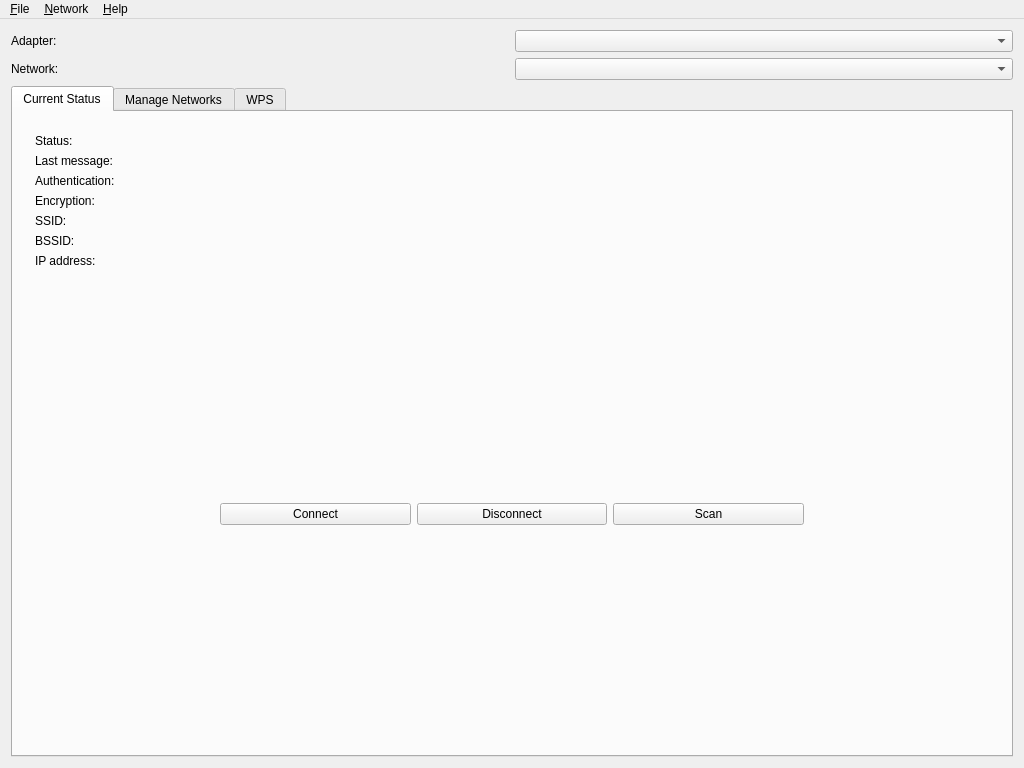
<?xml version="1.0" encoding="UTF-8"?>
<ui version="4.0">
 <class>WpaGui</class>
 <widget class="QMainWindow" name="WpaGui">
  <property name="geometry">
   <rect>
    <x>0</x>
    <y>0</y>
    <width>1024</width>
    <height>768</height>
   </rect>
  </property>
  <property name="windowTitle">
   <string>wpa_gui</string>
  </property>
  <property name="windowIcon">
   <iconset resource="icons.qrc">
    <normaloff>:/icons/wpa_gui.svg</normaloff>:/icons/wpa_gui.svg</iconset>
  </property>
  <widget class="QWidget" name="widget">
   <layout class="QGridLayout">
    <item row="0" column="0">
     <widget class="QLabel" name="adapterLabel">
      <property name="text">
       <string>Adapter:</string>
      </property>
     </widget>
    </item>
    <item row="0" column="1">
     <widget class="QComboBox" name="adapterSelect"/>
    </item>
    <item row="1" column="0">
     <widget class="QLabel" name="networkLabel">
      <property name="text">
       <string>Network:</string>
      </property>
     </widget>
    </item>
    <item row="1" column="1">
     <widget class="QComboBox" name="networkSelect"/>
    </item>
    <item row="2" column="0" colspan="2">
     <widget class="QTabWidget" name="wpaguiTab">
      <property name="currentIndex">
       <number>0</number>
      </property>
      <widget class="QWidget" name="statusTab">
       <attribute name="title">
        <string>Current Status</string>
       </attribute>
       <layout class="QGridLayout">
        <item row="0" column="0" colspan="5">
         <widget class="QFrame" name="frame3">
          <property name="frameShape">
           <enum>QFrame::NoFrame</enum>
          </property>
          <property name="frameShadow">
           <enum>QFrame::Plain</enum>
          </property>
          <layout class="QGridLayout">
           <item row="0" column="0">
            <widget class="QLabel" name="statusLabel">
             <property name="text">
              <string>Status:</string>
             </property>
            </widget>
           </item>
           <item row="1" column="0">
            <widget class="QLabel" name="lastMessageLabel">
             <property name="text">
              <string>Last message:</string>
             </property>
            </widget>
           </item>
           <item row="2" column="0">
            <widget class="QLabel" name="authenticationLabel">
             <property name="text">
              <string>Authentication:</string>
             </property>
            </widget>
           </item>
           <item row="3" column="0">
            <widget class="QLabel" name="encryptionLabel">
             <property name="text">
              <string>Encryption:</string>
             </property>
            </widget>
           </item>
           <item row="4" column="0">
            <widget class="QLabel" name="ssidLabel">
             <property name="text">
              <string>SSID:</string>
             </property>
            </widget>
           </item>
           <item row="5" column="0">
            <widget class="QLabel" name="bssidLabel">
             <property name="text">
              <string>BSSID:</string>
             </property>
            </widget>
           </item>
           <item row="6" column="0">
            <widget class="QLabel" name="ipAddressLabel">
             <property name="text">
              <string>IP address:</string>
             </property>
            </widget>
           </item>
           <item row="0" column="1">
            <widget class="QLabel" name="textStatus">
             <property name="text">
              <string/>
             </property>
            </widget>
           </item>
           <item row="1" column="1" colspan="3">
            <widget class="QLabel" name="textLastMessage">
             <property name="text">
              <string/>
             </property>
            </widget>
           </item>
           <item row="2" column="1">
            <widget class="QLabel" name="textAuthentication">
             <property name="text">
              <string/>
             </property>
            </widget>
           </item>
           <item row="3" column="1">
            <widget class="QLabel" name="textEncryption">
             <property name="text">
              <string/>
             </property>
            </widget>
           </item>
           <item row="4" column="1">
            <widget class="QLabel" name="textSsid">
             <property name="text">
              <string/>
             </property>
            </widget>
           </item>
           <item row="5" column="1">
            <widget class="QLabel" name="textBssid">
             <property name="text">
              <string/>
             </property>
            </widget>
           </item>
           <item row="6" column="1">
            <widget class="QLabel" name="textIpAddress">
             <property name="text">
              <string/>
             </property>
            </widget>
           </item>
          </layout>
         </widget>
        </item>
        <item row="1" column="0">
         <spacer>
          <property name="orientation">
           <enum>Qt::Vertical</enum>
          </property>
          <property name="sizeHint" stdset="0">
           <size>
            <width>20</width>
            <height>40</height>
           </size>
          </property>
         </spacer>
        </item>
        <item row="1" column="1">
         <widget class="QPushButton" name="connectButton">
          <property name="text">
           <string>Connect</string>
          </property>
         </widget>
        </item>
        <item row="1" column="2">
         <widget class="QPushButton" name="disconnectButton">
          <property name="text">
           <string>Disconnect</string>
          </property>
         </widget>
        </item>
        <item row="1" column="3">
         <widget class="QPushButton" name="scanButton">
          <property name="text">
           <string>Scan</string>
          </property>
         </widget>
        </item>
        <item row="1" column="4">
         <spacer>
          <property name="orientation">
           <enum>Qt::Vertical</enum>
          </property>
          <property name="sizeHint" stdset="0">
           <size>
            <width>20</width>
            <height>40</height>
           </size>
          </property>
         </spacer>
        </item>
       </layout>
      </widget>
      <widget class="QWidget" name="networkconfigTab">
       <attribute name="title">
        <string>Manage Networks</string>
       </attribute>
       <layout class="QGridLayout">
        <item row="0" column="0" colspan="5">
         <widget class="QListWidget" name="networkList">
          <property name="selectionRectVisible">
           <bool>true</bool>
          </property>
         </widget>
        </item>
        <item row="1" column="0" rowspan="2">
         <spacer>
          <property name="orientation">
           <enum>Qt::Vertical</enum>
          </property>
          <property name="sizeHint" stdset="0">
           <size>
            <width>20</width>
            <height>61</height>
           </size>
          </property>
         </spacer>
        </item>
        <item row="1" column="1">
         <widget class="QRadioButton" name="enableRadioButton">
          <property name="text">
           <string>Enabled</string>
          </property>
         </widget>
        </item>
        <item row="1" column="2">
         <widget class="QPushButton" name="editNetworkButton">
          <property name="text">
           <string>Edit</string>
          </property>
         </widget>
        </item>
        <item row="1" column="3">
         <widget class="QPushButton" name="removeNetworkButton">
          <property name="text">
           <string>Remove</string>
          </property>
         </widget>
        </item>
        <item row="1" column="4" rowspan="2">
         <spacer>
          <property name="orientation">
           <enum>Qt::Vertical</enum>
          </property>
          <property name="sizeHint" stdset="0">
           <size>
            <width>20</width>
            <height>61</height>
           </size>
          </property>
         </spacer>
        </item>
        <item row="2" column="1">
         <widget class="QRadioButton" name="disableRadioButton">
          <property name="text">
           <string>Disabled</string>
          </property>
         </widget>
        </item>
        <item row="2" column="2">
         <widget class="QPushButton" name="addNetworkButton">
          <property name="text">
           <string>Add</string>
          </property>
         </widget>
        </item>
        <item row="2" column="3">
         <widget class="QPushButton" name="scanNetworkButton">
          <property name="text">
           <string>Scan</string>
          </property>
         </widget>
        </item>
       </layout>
      </widget>
      <widget class="QWidget" name="wpsTab">
       <attribute name="title">
        <string>WPS</string>
       </attribute>
       <layout class="QGridLayout" name="wpsGridLayout">
        <item row="0" column="0">
         <widget class="QLabel" name="label_2">
          <property name="text">
           <string>Status:</string>
          </property>
         </widget>
        </item>
        <item row="0" column="1" colspan="3">
         <widget class="QLabel" name="wpsStatusText">
          <property name="text">
           <string/>
          </property>
         </widget>
        </item>
        <item row="1" column="0" colspan="2">
         <widget class="QPushButton" name="wpsPbcButton">
          <property name="text">
           <string>PBC - push button</string>
          </property>
         </widget>
        </item>
        <item row="2" column="0" colspan="2">
         <widget class="QPushButton" name="wpsPinButton">
          <property name="text">
           <string>Generate PIN</string>
          </property>
         </widget>
        </item>
        <item row="2" column="2">
         <widget class="QLabel" name="label">
          <property name="text">
           <string>PIN:</string>
          </property>
         </widget>
        </item>
        <item row="2" column="3">
         <widget class="QLineEdit" name="wpsPinEdit">
          <property name="enabled">
           <bool>false</bool>
          </property>
          <property name="readOnly">
           <bool>true</bool>
          </property>
         </widget>
        </item>
        <item row="3" column="0" colspan="2">
         <widget class="QPushButton" name="wpsApPinButton">
          <property name="enabled">
           <bool>false</bool>
          </property>
          <property name="text">
           <string>Use AP PIN</string>
          </property>
         </widget>
        </item>
        <item row="3" column="2">
         <widget class="QLabel" name="label_3">
          <property name="text">
           <string>AP PIN:</string>
          </property>
         </widget>
        </item>
        <item row="3" column="3">
         <widget class="QLineEdit" name="wpsApPinEdit">
          <property name="enabled">
           <bool>false</bool>
          </property>
         </widget>
        </item>
        <item row="4" column="0" colspan="4">
         <widget class="QTextEdit" name="wpsInstructions">
          <property name="readOnly">
           <bool>true</bool>
          </property>
         </widget>
        </item>
       </layout>
      </widget>
     </widget>
    </item>
   </layout>
  </widget>
  <widget class="QMenuBar" name="MenuBar">
   <property name="geometry">
    <rect>
     <x>0</x>
     <y>0</y>
     <width>1024</width>
     <height>23</height>
    </rect>
   </property>
   <widget class="QMenu" name="fileMenu">
    <property name="title">
     <string>&amp;File</string>
    </property>
    <addaction name="fileEventHistoryAction"/>
    <addaction name="fileSaveConfigAction"/>
    <addaction name="actionWPS"/>
    <addaction name="actionPeers"/>
    <addaction name="separator"/>
    <addaction name="fileExitAction"/>
   </widget>
   <widget class="QMenu" name="networkMenu">
    <property name="title">
     <string>&amp;Network</string>
    </property>
    <addaction name="networkAddAction"/>
    <addaction name="networkEditAction"/>
    <addaction name="networkRemoveAction"/>
    <addaction name="separator"/>
    <addaction name="networkEnableAllAction"/>
    <addaction name="networkDisableAllAction"/>
    <addaction name="networkRemoveAllAction"/>
   </widget>
   <widget class="QMenu" name="helpMenu">
    <property name="title">
     <string>&amp;Help</string>
    </property>
    <addaction name="helpContentsAction"/>
    <addaction name="helpIndexAction"/>
    <addaction name="separator"/>
    <addaction name="helpAboutAction"/>
   </widget>
   <addaction name="fileMenu"/>
   <addaction name="networkMenu"/>
   <addaction name="helpMenu"/>
  </widget>
  <action name="fileEventHistoryAction">
   <property name="text">
    <string>Event &amp;History</string>
   </property>
  </action>
  <action name="fileSaveConfigAction">
   <property name="text">
    <string>&amp;Save Configuration</string>
   </property>
   <property name="shortcut">
    <string>Ctrl+S</string>
   </property>
  </action>
  <action name="fileExitAction">
   <property name="text">
    <string>E&amp;xit</string>
   </property>
   <property name="shortcut">
    <string>Ctrl+Q</string>
   </property>
  </action>
  <action name="networkAddAction">
   <property name="text">
    <string>&amp;Add</string>
   </property>
  </action>
  <action name="networkEditAction">
   <property name="text">
    <string>&amp;Edit</string>
   </property>
  </action>
  <action name="networkRemoveAction">
   <property name="text">
    <string>&amp;Remove</string>
   </property>
  </action>
  <action name="networkEnableAllAction">
   <property name="text">
    <string>E&amp;nable All</string>
   </property>
  </action>
  <action name="networkDisableAllAction">
   <property name="text">
    <string>&amp;Disable All</string>
   </property>
  </action>
  <action name="networkRemoveAllAction">
   <property name="text">
    <string>Re&amp;move All</string>
   </property>
  </action>
  <action name="helpContentsAction">
   <property name="enabled">
    <bool>false</bool>
   </property>
   <property name="text">
    <string>&amp;Contents...</string>
   </property>
  </action>
  <action name="helpIndexAction">
   <property name="enabled">
    <bool>false</bool>
   </property>
   <property name="text">
    <string>&amp;Index...</string>
   </property>
  </action>
  <action name="helpAboutAction">
   <property name="text">
    <string>&amp;About</string>
   </property>
  </action>
  <action name="actionWPS">
   <property name="enabled">
    <bool>false</bool>
   </property>
   <property name="text">
    <string>&amp;Wi-Fi Protected Setup</string>
   </property>
  </action>
  <action name="actionPeers">
   <property name="text">
    <string>&amp;Peers</string>
   </property>
  </action>
 </widget>
 <layoutdefault spacing="6" margin="11"/>
 <includes>
  <include location="global">qtimer.h</include>
  <include location="global">qsocketnotifier.h</include>
  <include location="local">wpamsg.h</include>
  <include location="local">eventhistory.h</include>
  <include location="local">scanresults.h</include>
  <include location="local">peers.h</include>
 </includes>
 <resources>
  <include location="icons.qrc"/>
 </resources>
 <connections/>
</ui>
